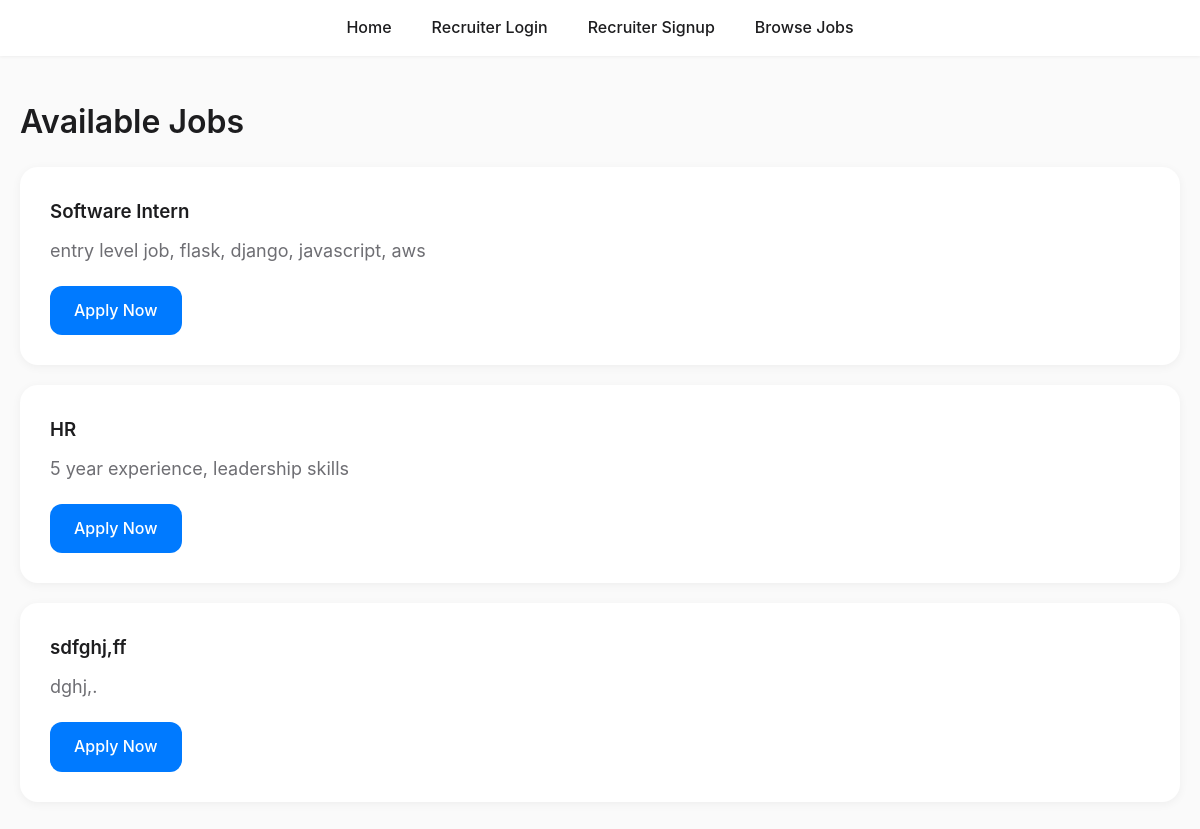
/job_list, run on the app's committed database.
### app.py (models this page shows)
    class Job(db.Model):
        id = db.Column(db.Integer, primary_key=True)
        title = db.Column(db.String(120), nullable=False)
        description = db.Column(db.Text, nullable=False)
        email = db.Column(db.String(120), nullable=False)

### app.py (the view)
    @app.route('/job_list')
    def job_list():
        jobs = Job.query.all()
        return render_template('job_list.html', jobs=jobs)

### templates/job_list.html (shortened to what this page needs)
<!DOCTYPE html>
<html lang="en">
<head>
    <link rel="stylesheet" href="{{ url_for('static', filename='styles.css') }}">
</head>
<body>
    <div class="navbar">
        <a href="{{ url_for('landing') }}">Home</a>
        {% if current_user.is_authenticated %}
            <a href="{{ url_for('index') }}">Dashboard</a>
            <a href="{{ url_for('logout') }}">Logout</a>
        {% else %}
            <a href="{{ url_for('recruiter_login') }}">Recruiter Login</a>
            <a href="{{ url_for('recruiter_signup') }}">Recruiter Signup</a>
        {% endif %}
        <a href="{{ url_for('job_list') }}">Browse Jobs</a>
    </div>
    <div class="container">
        <h2>Available Jobs</h2>
        {% if jobs %}
            {% for job in jobs %}
            <div class="job-item card">
                <h3>{{ job.title }}</h3>
                <p>{{ job.description }}</p>
                <a href="{{ url_for('apply', job_id=job.id) }}" class="btn apply-btn">Apply Now</a>
            </div>
            {% endfor %}
        {% else %}
            <div class="card">
                <p>No jobs available at the moment. Check back later!</p>
            </div>
        {% endif %}
    </div>
</body>
</html>

### static/styles.css (style rules this page uses)
:root { --primary-color: #007aff; --secondary-color: #005bb5; --background-color: #fafafa; --text-color: #1d1d1f; --border-color: #d2d2d7; --card-background: #ffffff; --card-shadow: 0 2px 10px rgba(0, 0, 0, 0.05); --success-color: #2e7d32; --error-color: #d32f2f; }
* { margin: 0; padding: 0; box-sizing: border-box; }
body { font-family: 'SF Pro Display', -apple-system, BlinkMacSystemFont, 'Segoe UI', Roboto, Oxygen, Ubuntu, Cantarell, 'Open Sans', 'Helvetica Neue', sans-serif; background-color: var(--background-color); color: var(--text-color); line-height: 1.6; }
.navbar { background-color: rgba(255, 255, 255, 0.9); backdrop-filter: blur(10px); padding: 15px 30px; display: flex; justify-content: center; align-items: center; position: sticky; top: 0; z-index: 100; box-shadow: 0 1px 3px rgba(0, 0, 0, 0.05); }
.navbar a { margin: 0 20px; text-decoration: none; color: var(--text-color); font-size: 16px; font-weight: 500; transition: color 0.3s ease; }
.container { max-width: 1200px; margin: 0 auto; padding: 40px 20px; }
h1, h2, h3 { font-weight: 600; color: var(--text-color); }
h2 { font-size: 32px; margin-bottom: 20px; }
p { font-size: 18px; color: #6e6e73; }
.btn { background-color: var(--primary-color); color: white; padding: 12px 24px; border-radius: 12px; text-decoration: none; display: inline-block; font-size: 16px; font-weight: 500; transition: background-color 0.3s ease, transform 0.1s ease; }
.card { background: var(--card-background); border-radius: 18px; padding: 30px; box-shadow: var(--card-shadow); margin-bottom: 20px; transition: transform 0.3s ease; }

### templates/job_list.html (style rules this page uses)
.job-item { animation: fadeInUp 0.5s ease; }
.job-item p { margin: 10px 0; }
.apply-btn { display: inline-block; margin-top: 10px; }

### data on the page
Job: title "Software Intern", description "entry level job, flask, django, javascript, aws"
Job: title "HR", description "5 year experience, leadership skills"
Job: title "sdfghj,ff", description "dghj,."
